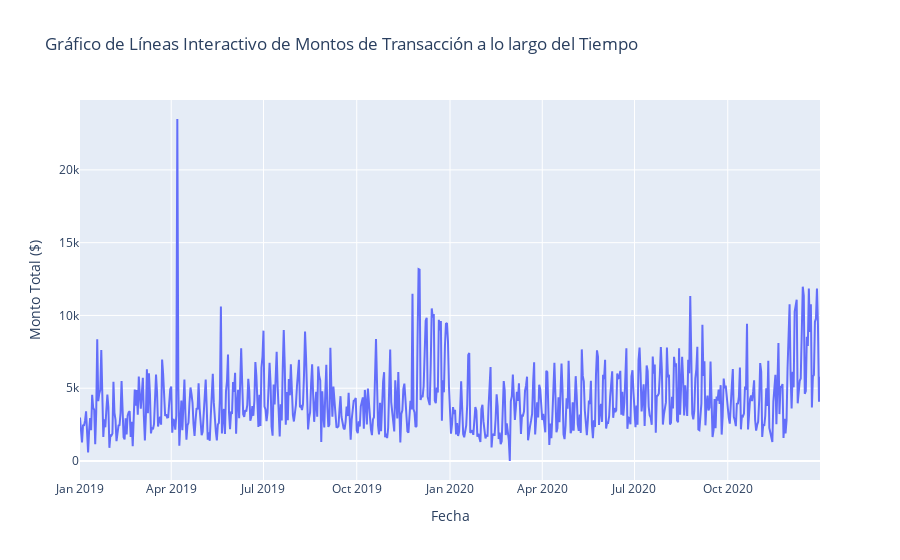

Notebook code for this chart:
### Code cell
# Gráfico de líneas de montos de transacción a lo largo del tiempo
data_sample = data.set_index('trans_date_trans_time').resample('D')['amt'].sum()
line_fig = px.line(data_sample.reset_index(), x='trans_date_trans_time', y='amt', title='Gráfico de Líneas Interactivo de Montos de Transacción a lo largo del Tiempo', labels={'amt': 'Monto Total ($)', 'trans_date_trans_time': 'Fecha'})
line_fig.show()

### Figure 1 — Plotly figure (JSON) as saved in the notebook; plotly's stock layout.template omitted (floating-point values rounded to 4 significant figures; data arrays with more than 128 entries replaced by an {"elided": "..."} marker saying what was removed)
{"data": [{"hovertemplate": "Fecha=%{x}<br>Monto Total ($)=%{y}<extra></extra>", "legendgroup": "", "line": {"color": "#636efa", "dash": "solid"}, "marker": {"symbol": "circle"}, "mode": "lines", "name": "", "orientation": "v", "showlegend": false, "type": "scatter", "x": {"elided": "731 str values"}, "xaxis": "x", "y": {"elided": "731 float values"}, "yaxis": "y"}], "layout": {"legend": {"tracegroupgap": 0}, "title": {"text": "Gráfico de Líneas Interactivo de Montos de Transacción a lo largo del Tiempo"}, "xaxis": {"anchor": "y", "domain": [0, 1], "title": {"text": "Fecha"}}, "yaxis": {"anchor": "x", "domain": [0, 1], "title": {"text": "Monto Total ($)"}}}}
